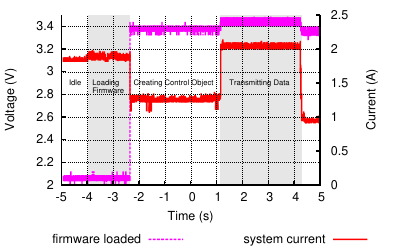

Recreate this plot in gnuplot.

set term postscript enhanced eps color font "Helvetica,18" size 4in,2.5in
set output
filename = "usrp_e100_run"

set border 11 lw 2
set ytics nomirror
set xtics nomirror
set y2tics nomirror

set xlabel "Time (s)"
set ylabel "Voltage (V)"
set y2label "Current (A)"

set yrange [2:3.5]
set y2range [0:2.5]
#set xrange [-3:5]
set y2tics border
set grid front


#set term x11

set key out horiz width 3
set key bottom center
#set title "USRP E100"

set datafile separator ","
start_pt=1000
duration=100000
plot	filename.".csv" every ::start_pt using 1:4 title 'firmware loaded' with lines ls 2 lc 4 lw 4, \
		"" 				every ::start_pt using 1:($2*0.552) title 'system current' with lines axis x1y2 ls 1 lc 1 lw 4

set label "Idle" at first -4.7, first 2.9 font "Helvetica,11"
set label "Loading\nFirmware" at first -3.8, first 2.9 font "Helvetica,11"
set label "Creating Control Object" at first -2.2, first 2.9 font "Helvetica,11"
set label "Transmitting Data" at first 1.5, first 2.9 font "Helvetica,11"
set style fill transparent solid 0.5 noborder
set style rect back fillcolor lt -1 fs solid 0.1 noborder
set obj rect from -3.95, graph 0 to -2.35, graph 1
set obj rect from 1.15, graph 0 to 4.3, graph 1
set output filename.".eps";
replot;

